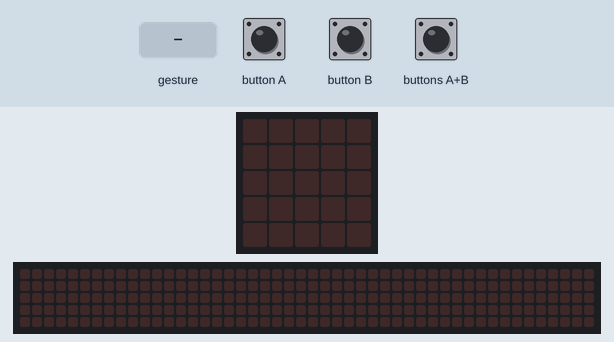
Recording of a program running on a simulated BBC micro:bit (MakeCode). Parts: the board's 5×5 LED display, a strip that is not on the board, showing the scrolling text unrolled. Inputs (shaded band) come from the test bench. Random numbers come from a fixed seed; a tilt is held for 1.5 s and a shake lasts 1 s, then the board lies face up again; the 48×5 strip is a reading aid, not a part: it shows the text the display is scrolling, unrolled, one strip-width of it at a time.

Above: at 1.2 s.
1.3 s: gesture 'shake'
At 1.7 s:
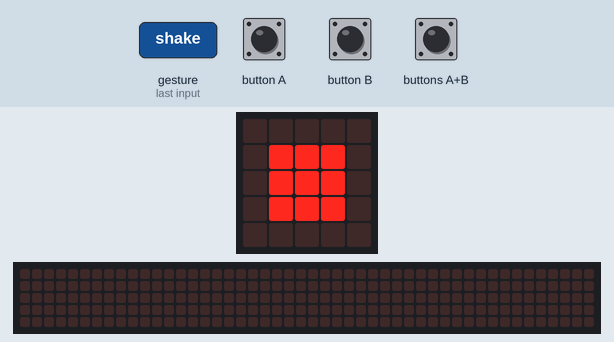
At 5.5 s:
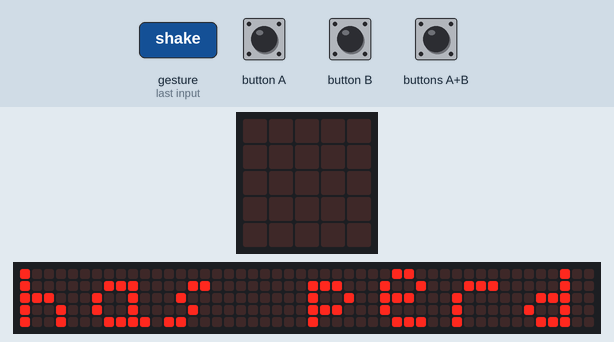
Timing chart, 0 to 7.0 s (numbered marks = the images above; inputs shaded):
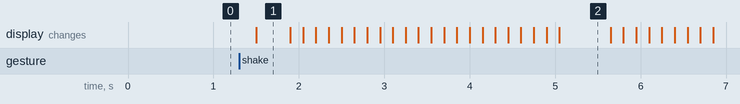

Measured:
- after the input at 1.3 s, the display: changes after 0.20 s (image 1)
- what the display in image 1 shows lasts 0.4 s, from 1.5 s to 1.9 s
- what the display in image 2 shows lasts 0.6 s, from 5.1 s to 5.7 s

The program:

main.ts
```typescript
let jugador = 0
let ma = 0
input.onButtonPressed(Button.A, function () {
    jugador = 1
    basic.showLeds(`
        . . . . #
        . # # # .
        . # # # .
        . # # # .
        . . . . .
        `)
})
input.onGesture(Gesture.Shake, function () {
    ma = randint(1, 3)
    if (ma == 1) {
        basic.showLeds(`
            . . . . .
            . # # # .
            . # # # .
            . # # # .
            . . . . .
            `)
    } else if (ma == 2) {
        basic.showLeds(`
            # # # # #
            # # # # #
            # # # # #
            # # # # #
            # # # # #
            `)
    } else {
        basic.showLeds(`
            # # . . #
            # # . # .
            . . # . .
            # # . # .
            # # . . #
            `)
    }
    if (jugador == ma) {
        basic.showString("EMPAT")
    } else if (jugador == 1 && ma == 3 || jugador == 2 && ma == 1 || jugador == 3 && ma == 2) {
        basic.showString("has guanyat!")
    } else {
        basic.showString("has perdut!")
    }
})
input.onButtonPressed(Button.AB, function () {
    jugador = 3
    basic.showLeds(`
        # # . . #
        # # . # .
        . . # . .
        # # . # .
        # # . . #
        `)
})
input.onButtonPressed(Button.B, function () {
    jugador = 2
    basic.showLeds(`
        # # # # #
        # # # # #
        # # # # #
        # # # # #
        # # # # #
        `)
})
```

test.ts
```typescript
// aquí va el archivo "tests"; esto no se compilará cuando este paquete se utilice como una extensión.
```
